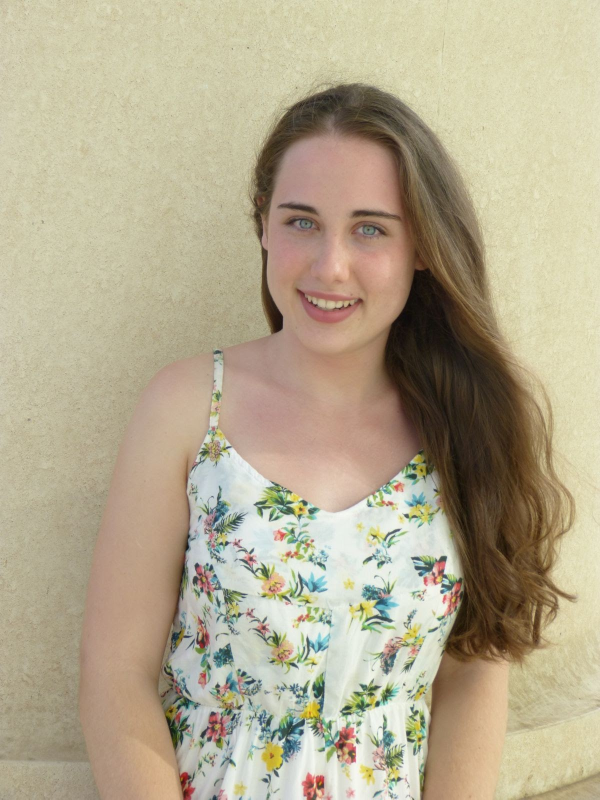
#> input picture image_aumentation/Eva/IMG-20170717-WA0199.jpg, 1200 x 1599 px (shown at 1/2 size)
$ jupyter execute --allow-errors 'Transfer !!! FUNCIONA.ipynb'   (shell and % lines are left out)
#> lines starting #> are read from the running program, lines starting #| are printed output that depends on the picture; after the words box and inside, x2 and y2 are one past the last pixel; in counts of white or black regions, pixels touching at a corner belong together
[cell 1]
import cv2
import matplotlib.pyplot as plt
import numpy as np
import imageio

[cell 2]
import glob
eva=[]
for image_path in glob.glob("image_aumentation/Eva/*.jpg"):
    image = imageio.imread(image_path)
#> image is the input picture: shape (1599, 1200, 3); mean R, G, B 180.2, 169.6, 143.6
    eva.append(image)

[cell 3]
len(eva)
#> Out = 3

[cell 4]
import glob
edgar=[]
for image_path in glob.glob("image_aumentation/Edgar/*.jpg"):
    image = imageio.imread(image_path)
    edgar.append(image)

[cell 5]
eva_res=[]
width = 224
height = 224
for image in eva:
    image_resized = cv2.resize(image,(width,height),interpolation = cv2.INTER_CUBIC)
    eva_res.append(image_resized)
#> this loop made 3 passes
#> pass 1, `image_resized = cv2.resize(image,(width,height),interpolation = cv2.IN..`:
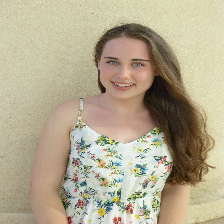
#> image_resized: shape (224, 224, 3); mean R, G, B 180.2, 169.6, 143.6
#> pass 2, `image_resized = cv2.resize(image,(width,height),interpolation = cv2.IN..`:
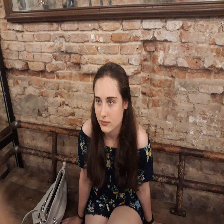
#> image_resized: shape (224, 224, 3); mean R, G, B 117.6, 92.1, 77.5
#> pass 3, `image_resized = cv2.resize(image,(width,height),interpolation = cv2.IN..`:
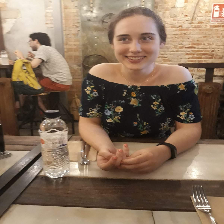
#> image_resized: shape (224, 224, 3); mean R, G, B 134.6, 112.1, 91.9
#> after the loop, eva_res = 3 items

[cell 6]
edgar_res=[]
width = 224
height = 224
for image in edgar:
    image_resized = cv2.resize(image,(width,height),interpolation = cv2.INTER_CUBIC)
    edgar_res.append(image_resized)
#> after the loop, edgar_res = []

[cell 7]
edited_eva=[]
for i in range(len(eva_res)):
    gray_eva= cv2.cvtColor(eva_res[i],cv2.COLOR_BGR2GRAY)
    edges = cv2.adaptiveThreshold(gray_eva, 255,cv2.ADAPTIVE_THRESH_MEAN_C,cv2.THRESH_BINARY,27,10)
    color_eva= cv2.cvtColor(edges,cv2.COLOR_GRAY2RGB)
    edited_eva.append(eva_res[i])
#> this loop made 3 passes
#> pass 1, `gray_eva= cv2.cvtColor(eva_res[i],cv2.COLOR_BGR2GRAY)`:
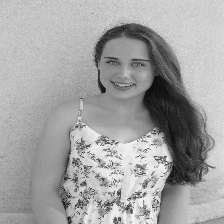
#> gray_eva: shape (224, 224); min 9, max 252, mean 163
#> pass 1, `edges = cv2.adaptiveThreshold(gray_eva, 255,cv2.ADAPTIVE_THRESH_MEAN_C..`:
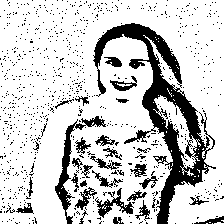
#> edges: shape (224, 224); 79.8% white; 814 black regions (781 under 20 px), largest, box (x1, y1, x2, y2) and area: (93, 23, 216, 224) 5428, (55, 116, 106, 224) 850, (95, 188, 134, 218) 361
#> pass 2, `gray_eva= cv2.cvtColor(eva_res[i],cv2.COLOR_BGR2GRAY)`:
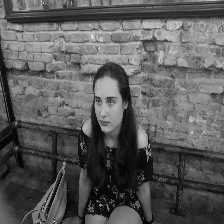
#> gray_eva: shape (224, 224); min 0, max 246, mean 90.6
#> after the loop:
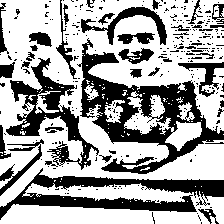
#> edges: shape (224, 224); 63.9% white; 297 black regions (256 under 20 px), largest, box (x1, y1, x2, y2) and area: (77, 38, 224, 174) 5864, (0, 168, 224, 220) 3999, (6, 58, 99, 170) 2782
#> after the loop:
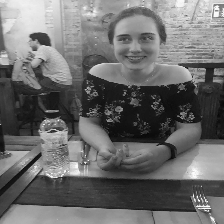
#> gray_eva: shape (224, 224); min 7, max 255, mean 108.6
#> after the loop, edited_eva = 3 items

[cell 8]
edited_edgar=[]
#> (the rest of this cell did not finish here and is left out)

### Pre-pocesat imatges

[cell 9]
eva = np.asarray(edited_eva)

[cell 10]
edgar = np.asarray(edited_edgar)

### Train/test

[cell 11]
total = eva.shape[0]
#> total = 3

[cell 12]
train = total*0.8
#> train = 2.4
train
#> Out = 2.4

[cell 13]
eva = np.split(eva,[56])
#> eva = 2 items

[cell 14]
edgar = np.split(edgar,[56])

[cell 15]
eva_train = eva[0]
eva_test = eva[1]
#> eva_test = empty array

[cell 16]
edgar_train = edgar[0]
edgar_test = edgar[1]

[cell 17]
label_eva_train=np.zeros((56))
label_eva_test=np.zeros((14))
#We define that if we have a 0 is a Eva

[cell 18]
label_edgar_train=np.ones((56))
label_edgar_test=np.ones((14))

[cell 19]
eva_train.shape
#> Out = (3, 224, 224, 3)
